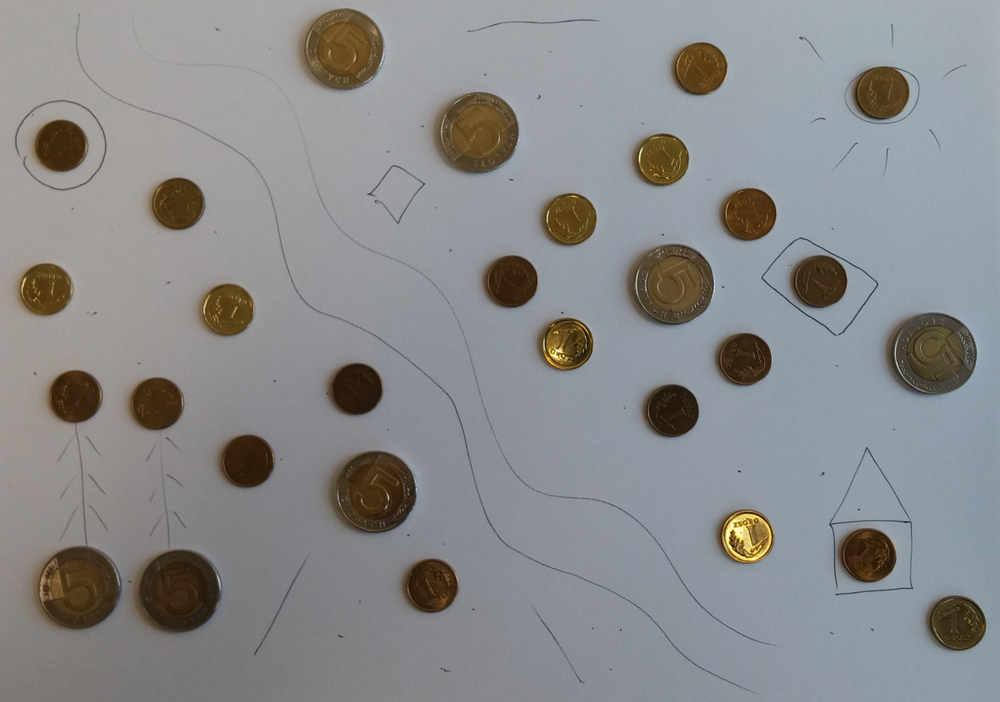
//> input picture 2015.05.11_workshop/data/zaliczenie_monety.png, 1000 x 702 px, shrunk from 1200 x 843 before the run
$ ./task_5_contour_detection   (built with g++ and OpenCV 4)
//> lines starting //> are read from the running program, lines starting //| are printed output that depends on the picture; after the words box and inside, x2 and y2 are one past the last pixel; in counts of white or black regions, pixels touching at a corner belong together
#include "opencv2/opencv.hpp"

// Ceemple OpenCV 3.0

using namespace cv;

#include <iostream>

int main(int, char)
{
	Mat imageFromFile;
	imageFromFile = imread("..\\data\\zaliczenie_monety.png", CV_LOAD_IMAGE_GRAYSCALE);
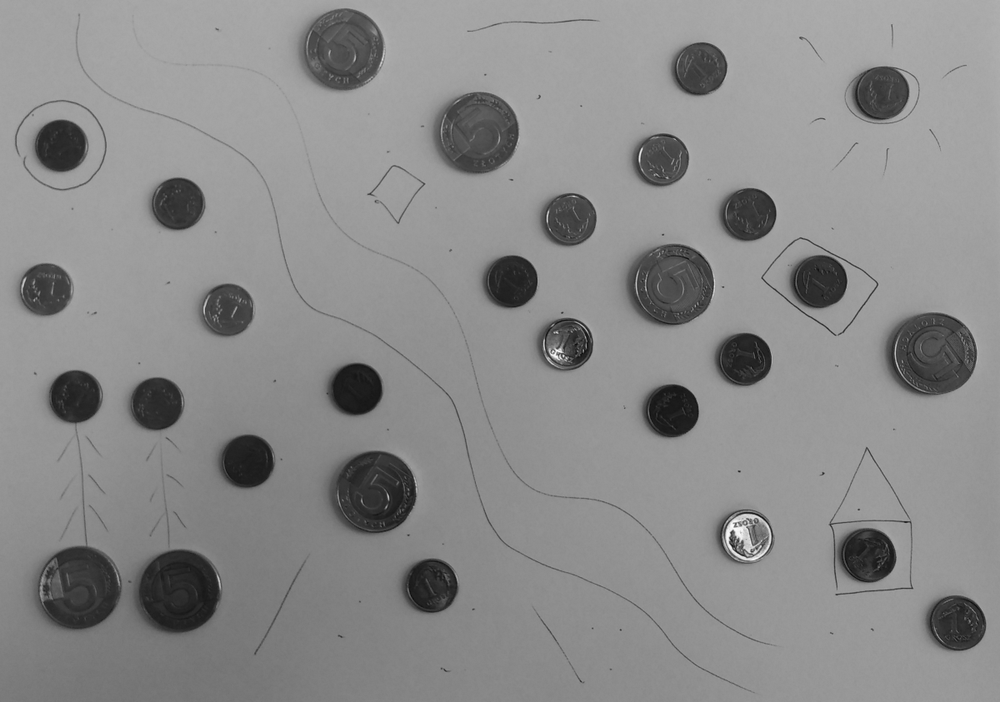
//> imageFromFile: 702 rows x 1000 cols, CV_8UC1; min 12, max 254, mean 138

	if (!imageFromFile.data)
	{
		std::cout << "Could not open or find the image" << std::endl;
		return -1;
	}

	Mat imageBlurred;
	blur(imageFromFile, imageBlurred, Size(5, 5));

	Mat imageThresholded;
	threshold(imageBlurred, imageThresholded, 100, 255, THRESH_BINARY_INV);
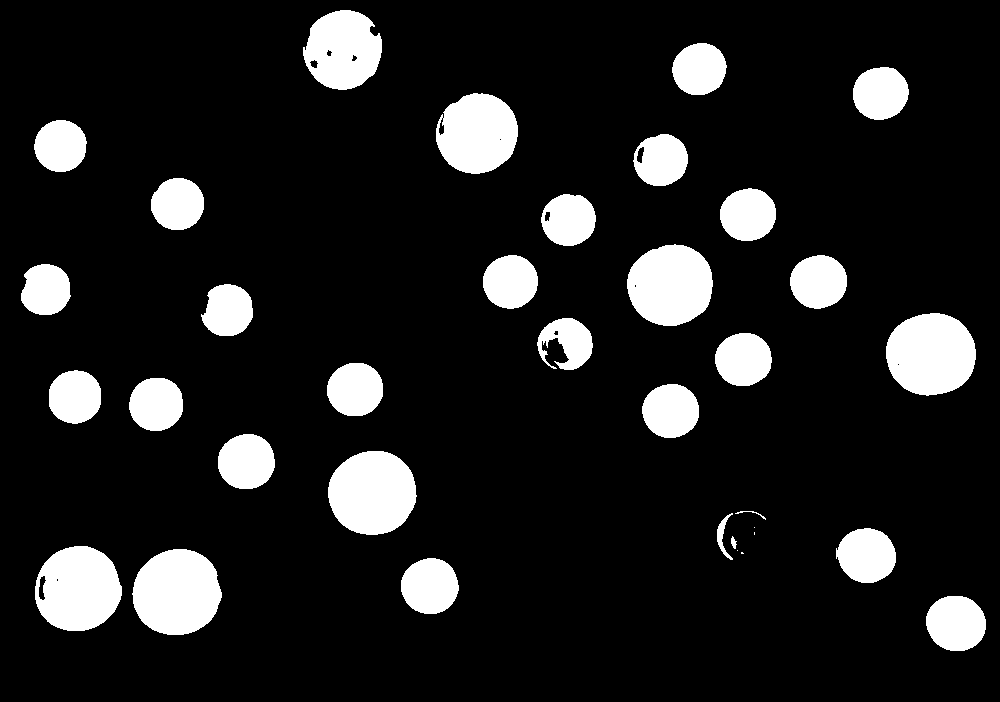
//> imageThresholded: 702 rows x 1000 cols, CV_8UC1; 12.4% white; 35 white regions (4 under 20 px), largest, box (x1, y1, x2, y2) and area: (132, 549, 222, 635) 6032, (886, 313, 976, 396) 5888, (328, 451, 417, 535) 5864

	Mat imageEroded;
	erode(imageThresholded, imageEroded, Mat());
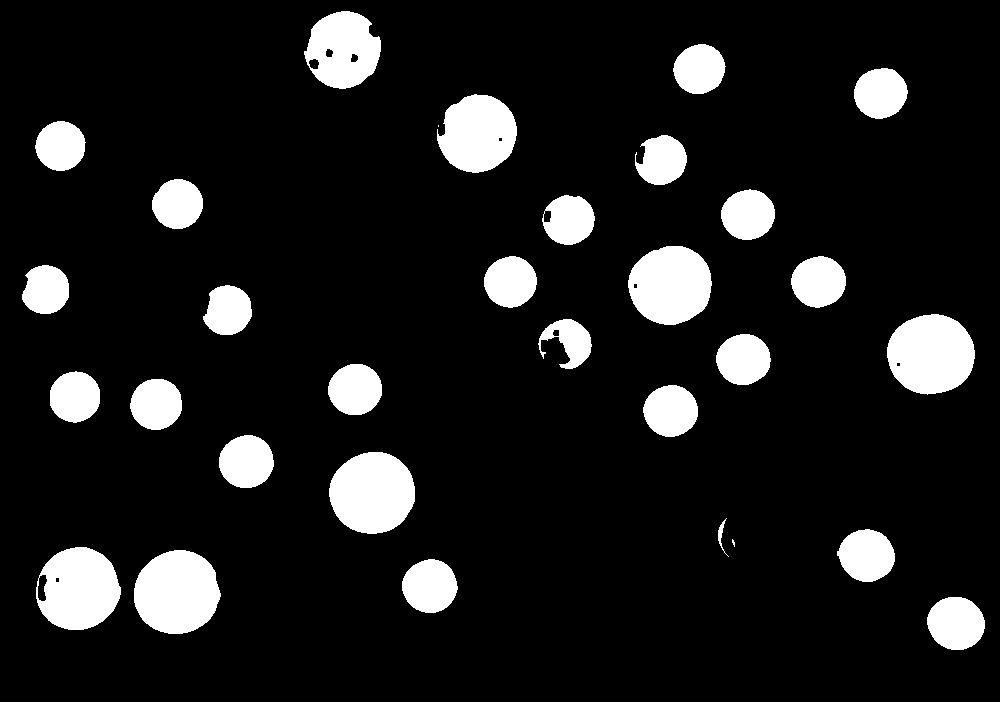
//> imageEroded: 702 rows x 1000 cols, CV_8UC1; 11.4% white; 31 white regions (2 under 20 px), largest, box (x1, y1, x2, y2) and area: (134, 550, 221, 634) 5683, (887, 314, 975, 395) 5538, (329, 452, 415, 534) 5522

	const int structingElementSize = 3;
	Mat structingElement = getStructuringElement(
		MORPH_RECT,
		Size(2 * structingElementSize + 1, 2 * structingElementSize + 1),
		Point(structingElementSize, structingElementSize)
	);

	Mat imageDilated;
	dilate(imageEroded, imageDilated, structingElement);
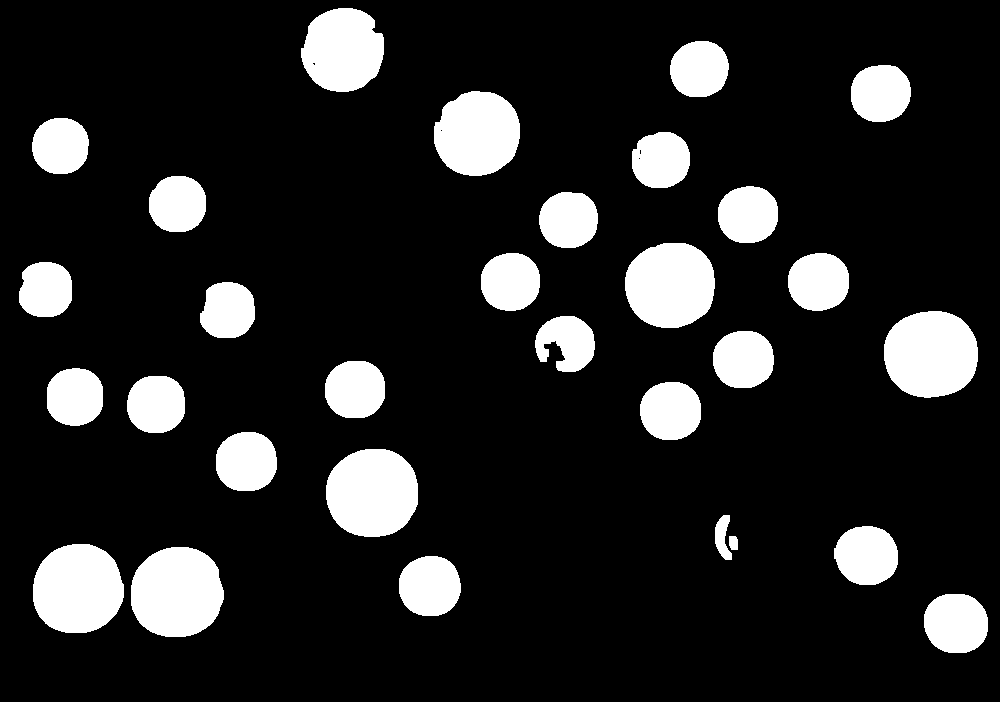
//> imageDilated: 702 rows x 1000 cols, CV_8UC1; 14.6% white; 30 white regions

	std::vector<std::vector<Point>> contours;
	std::vector<Vec4i> hierarchy;

	Mat imgForContoursProcessing = imageDilated.clone();
	findContours(imgForContoursProcessing, contours, hierarchy, RETR_TREE, CHAIN_APPROX_SIMPLE);
//> contours = 34 contours, 4 with area under 20; largest, box (x1, y1, x2, y2) and area: (131, 547, 224, 637) 6612, (884, 311, 978, 398) 6466, (326, 449, 418, 537) 6436, (33, 544, 124, 633) 6381, (625, 243, 715, 328) 6068

	RNG rng(12345);

	Mat imgWithContours = Mat::zeros(imgForContoursProcessing.size(), CV_8UC3);
	for (int i = 0; i<contours.size(); ++i)
	{
		// BGR
		Scalar randomColor(rng.uniform(0, 255), rng.uniform(0, 255), rng.uniform(0, 255));
		drawContours(imgWithContours, contours, i, randomColor, 1, 8, hierarchy);
	}
//> this loop made 34 passes
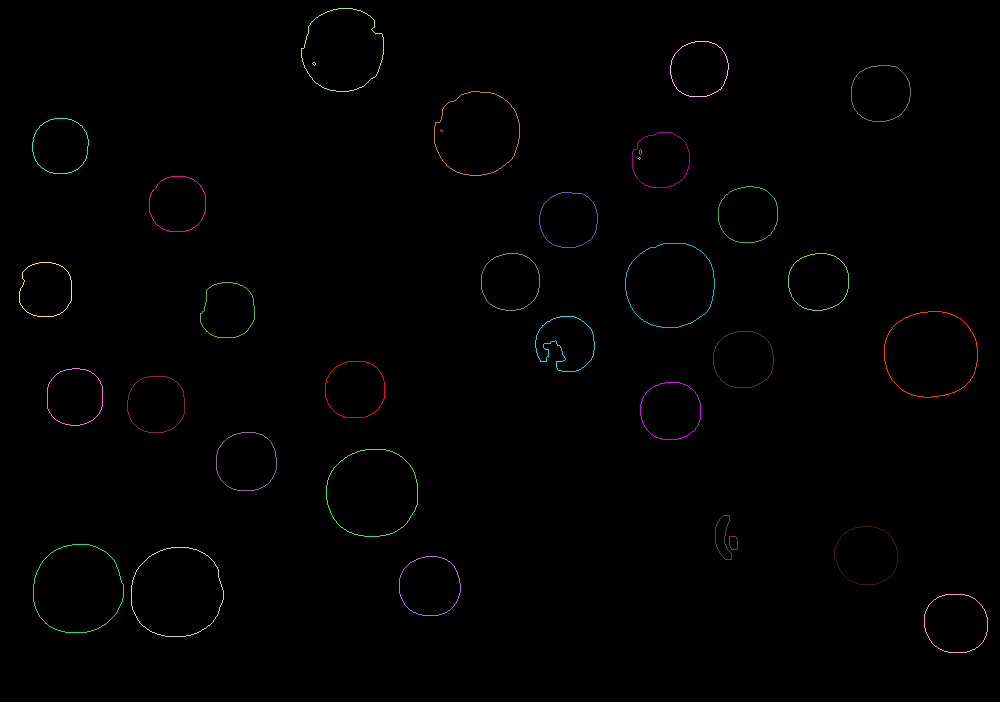
//> imgWithContours: 702 rows x 1000 cols, CV_8UC3; mean B, G, R 1, 1.1, 1.1

	namedWindow("Image with contours", WINDOW_AUTOSIZE);
	imshow("Image with contours", imgWithContours);

	waitKey(0);

	return 0;
}

$ run again, with 2015.05.11_workshop/data/zaliczenie_napis.png copied over 2015.05.11_workshop/data/zaliczenie_monety.png
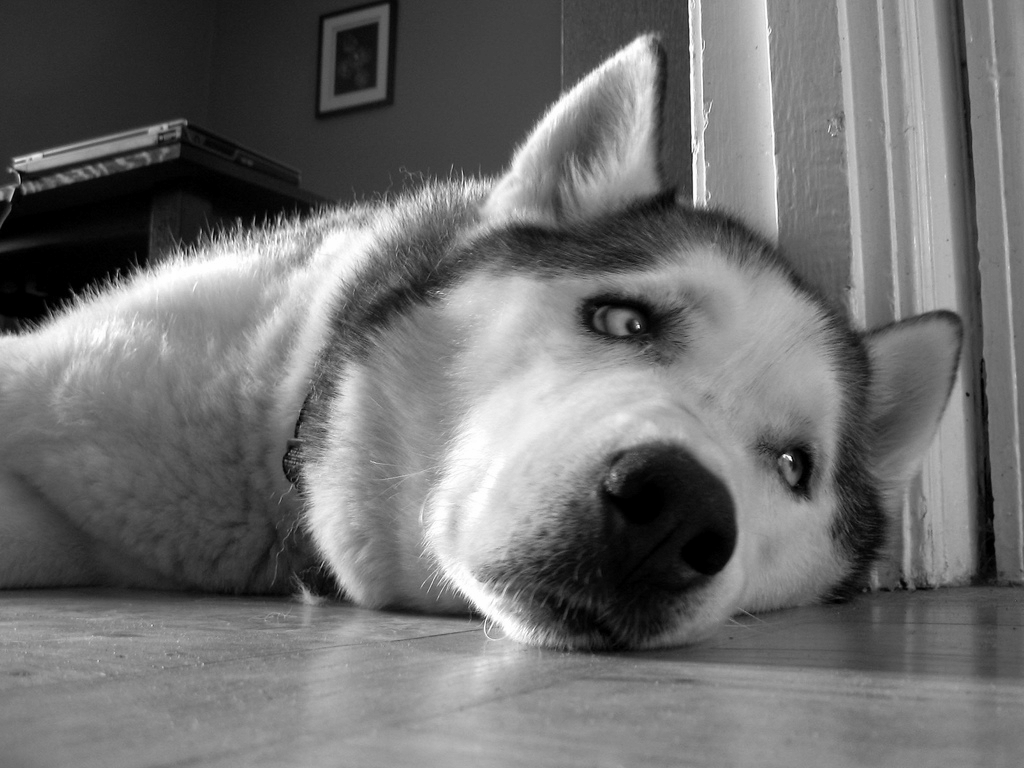
//> input picture 2015.05.11_workshop/data/zaliczenie_napis.png, 1024 x 768 px
//> imageFromFile is the input picture: 768 rows x 1024 cols, CV_8UC1; min 0, max 255, mean 111.6
//> `threshold(imageBlurred, imageThresholded, 100, 255, THRESH_BINARY_INV);`:
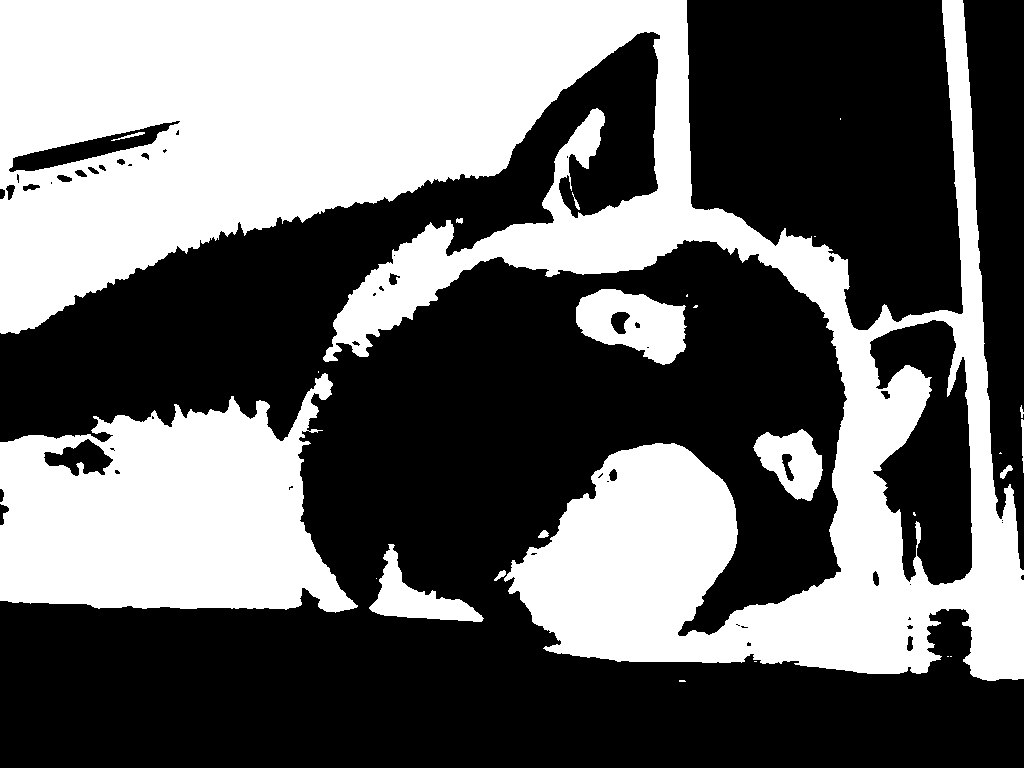
//> imageThresholded: 768 rows x 1024 cols, CV_8UC1; 41.1% white; 25 white regions (12 under 20 px), largest, box (x1, y1, x2, y2) and area: (0, 0, 1024, 681) 254705, (0, 373, 358, 613) 56670, (576, 289, 687, 365) 5318
//> imageEroded: 768 rows x 1024 cols, CV_8UC1; 39.4% white; 20 white regions (11 under 20 px), largest, box (x1, y1, x2, y2) and area: (0, 0, 1024, 680) 244602, (0, 375, 356, 611) 54602, (577, 290, 685, 364) 4788
//> imageDilated: 768 rows x 1024 cols, CV_8UC1; 44.2% white; 9 white regions
//> contours = 29 contours, 13 with area under 20; largest, box (x1, y1, x2, y2) and area: (0, 0, 1024, 683) 286234, (0, 372, 359, 614) 60580, (872, 322, 971, 584) 15478, (574, 287, 688, 367) 6243, (368, 542, 485, 624) 3820
//> the loop `for (int i = 0; i<contours.size(); ++i)` made 29 passes
//> after the loop `for (int i = 0; i<contours.size(); ++i)`:
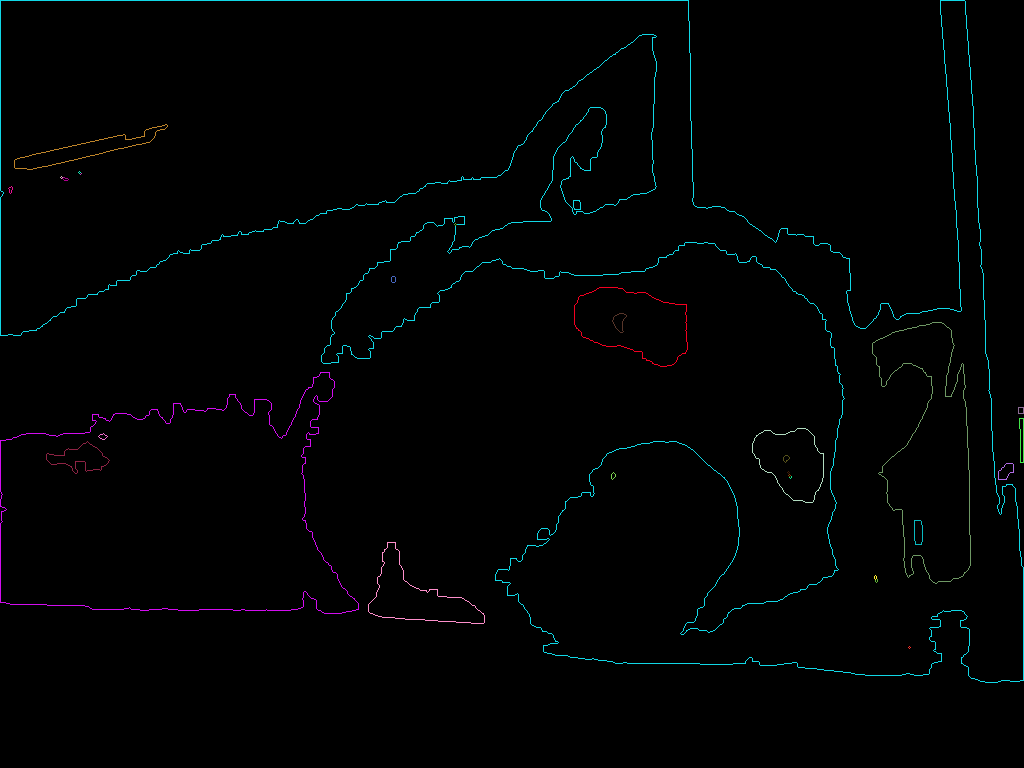
//> imgWithContours: 768 rows x 1024 cols, CV_8UC3; mean B, G, R 2.7, 2.3, 1
